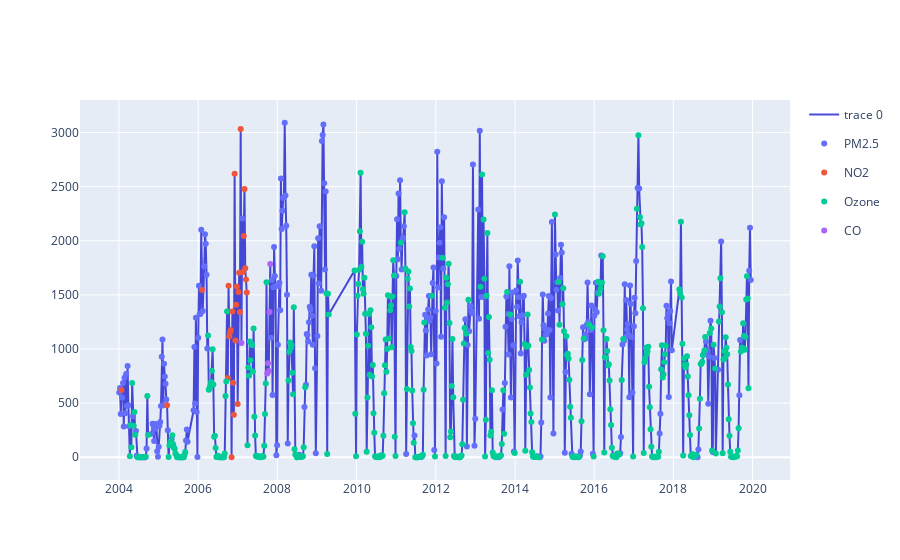

The notebook cell saved with this chart:
### Code cell
fig=go.Figure((go.Scatter(x=df['weekstart'], y=df['cases'], mode='lines',line=dict(color='rgba(0,0,200,0.7)'))))
fig.add_traces(px.scatter(data_frame=df, x='weekstart', y='cases', color='top_pollutant').data)
fig.show()

### Figure 1 — Plotly figure (JSON) as saved in the notebook; plotly's stock layout.template omitted (floating-point values rounded to 4 significant figures; data arrays with more than 128 entries replaced by an {"elided": "..."} marker saying what was removed)
{"data": [{"line": {"color": "rgba(0,0,200,0.7)"}, "mode": "lines", "type": "scatter", "x": {"elided": "768 str values"}, "y": {"elided": "768 int values"}}, {"hovertemplate": "top_pollutant=PM2.5<br>weekstart=%{x}<br>cases=%{y}<extra></extra>", "legendgroup": "PM2.5", "marker": {"color": "#636efa", "symbol": "circle"}, "mode": "markers", "name": "PM2.5", "orientation": "v", "showlegend": true, "type": "scatter", "x": {"elided": "303 str values"}, "xaxis": "x", "y": {"elided": "303 int values"}, "yaxis": "y"}, {"hovertemplate": "top_pollutant=NO2<br>weekstart=%{x}<br>cases=%{y}<extra></extra>", "legendgroup": "NO2", "marker": {"color": "#EF553B", "symbol": "circle"}, "mode": "markers", "name": "NO2", "orientation": "v", "showlegend": true, "type": "scatter", "x": ["2004-01-25T00:00:00", "2005-03-20T00:00:00", "2006-02-05T00:00:00", "2006-10-01T00:00:00", "2006-10-08T00:00:00", "2006-10-15T00:00:00", "2006-10-22T00:00:00", "2006-10-29T00:00:00", "2006-11-05T00:00:00", "2006-11-12T00:00:00", "2006-11-19T00:00:00", "2006-11-26T00:00:00", "2006-12-03T00:00:00", "2006-12-10T00:00:00", "2006-12-17T00:00:00", "2006-12-24T00:00:00", "2006-12-31T00:00:00", "2007-01-07T00:00:00", "2007-01-14T00:00:00", "2007-01-21T00:00:00", "2007-01-28T00:00:00", "2007-02-18T00:00:00", "2007-02-25T00:00:00", "2007-03-04T00:00:00", "2007-03-11T00:00:00", "2007-03-18T00:00:00", "2007-03-25T00:00:00"], "xaxis": "x", "y": [622, 480, 1544, 731, 1584, 1115, 1152, 1176, 0, 1347, 688, 393, 2620, 1079, 1408, 1577, 493, 1526, 1704, 1342, 3032, 1712, 2043, 2479, 1747, 1643, 1522], "yaxis": "y"}, {"hovertemplate": "top_pollutant=Ozone<br>weekstart=%{x}<br>cases=%{y}<extra></extra>", "legendgroup": "Ozone", "marker": {"color": "#00cc96", "symbol": "circle"}, "mode": "markers", "name": "Ozone", "orientation": "v", "showlegend": true, "type": "scatter", "x": {"elided": "432 str values"}, "xaxis": "x", "y": {"elided": "432 int values"}, "yaxis": "y"}, {"hovertemplate": "top_pollutant=CO<br>weekstart=%{x}<br>cases=%{y}<extra></extra>", "legendgroup": "CO", "marker": {"color": "#ab63fa", "symbol": "circle"}, "mode": "markers", "name": "CO", "orientation": "v", "showlegend": true, "type": "scatter", "x": ["2007-02-04T00:00:00", "2007-09-30T00:00:00", "2007-10-07T00:00:00", "2007-10-14T00:00:00", "2007-10-21T00:00:00", "2007-10-28T00:00:00"], "xaxis": "x", "y": [1056, 774, 869, 797, 1341, 1786], "yaxis": "y"}], "layout": {}}
